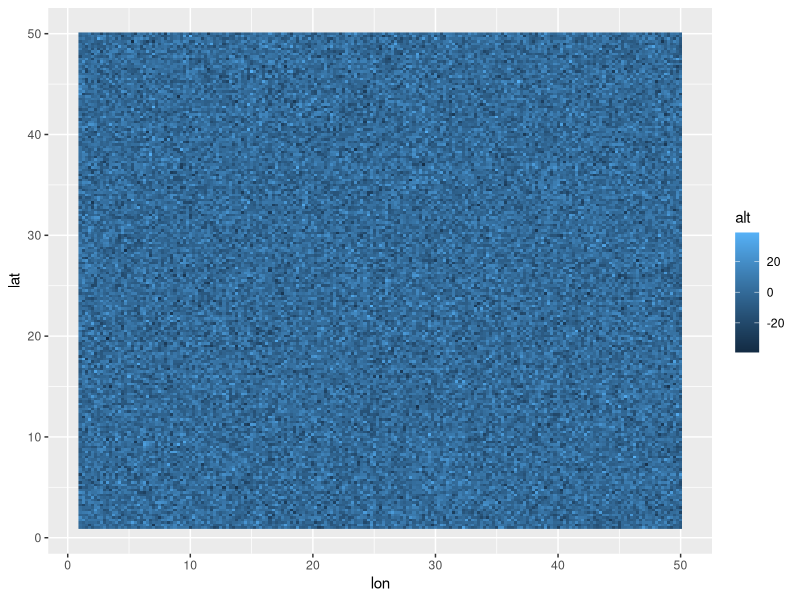

Reproduce this figure in R.
require(ggplot2)

lat = seq(1,50, by = .25)
lon = seq(1,50, by = .25)

df = matrix(ncol = 3, nrow = length(lat) * length(lon))

index = 1
for(i in lat){
  for(j in lon){
    alt = rnorm(1) * 10
    
    df[index, ] = c(i, j, alt)
    index = index + 1
  }
}

df = data.frame(df)
names(df) = c("lat", "lon", "alt")

ggplot(df, aes(lon,lat)) +
  geom_raster(aes(fill = alt))
